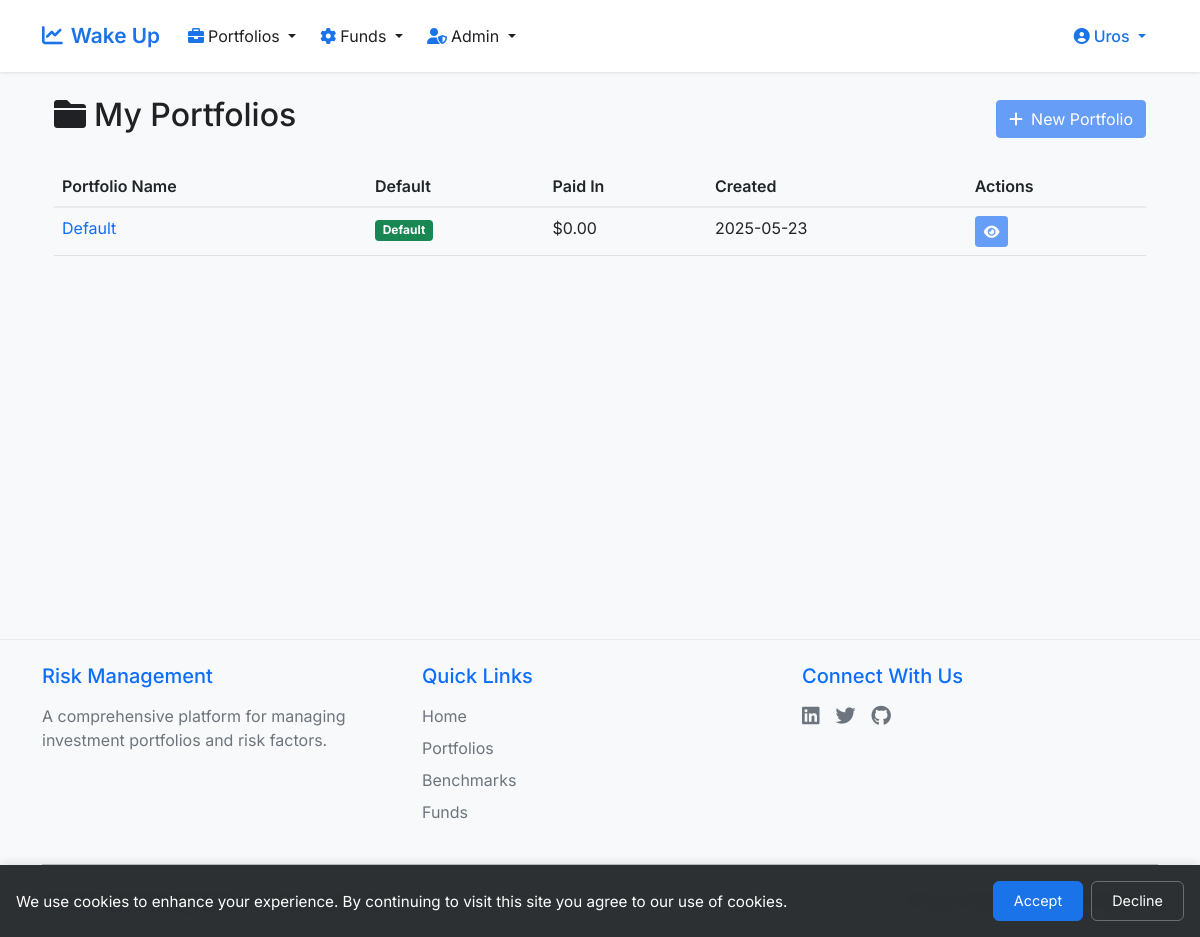
/portfolios (signed in), run on an earlier commit of the app's database.
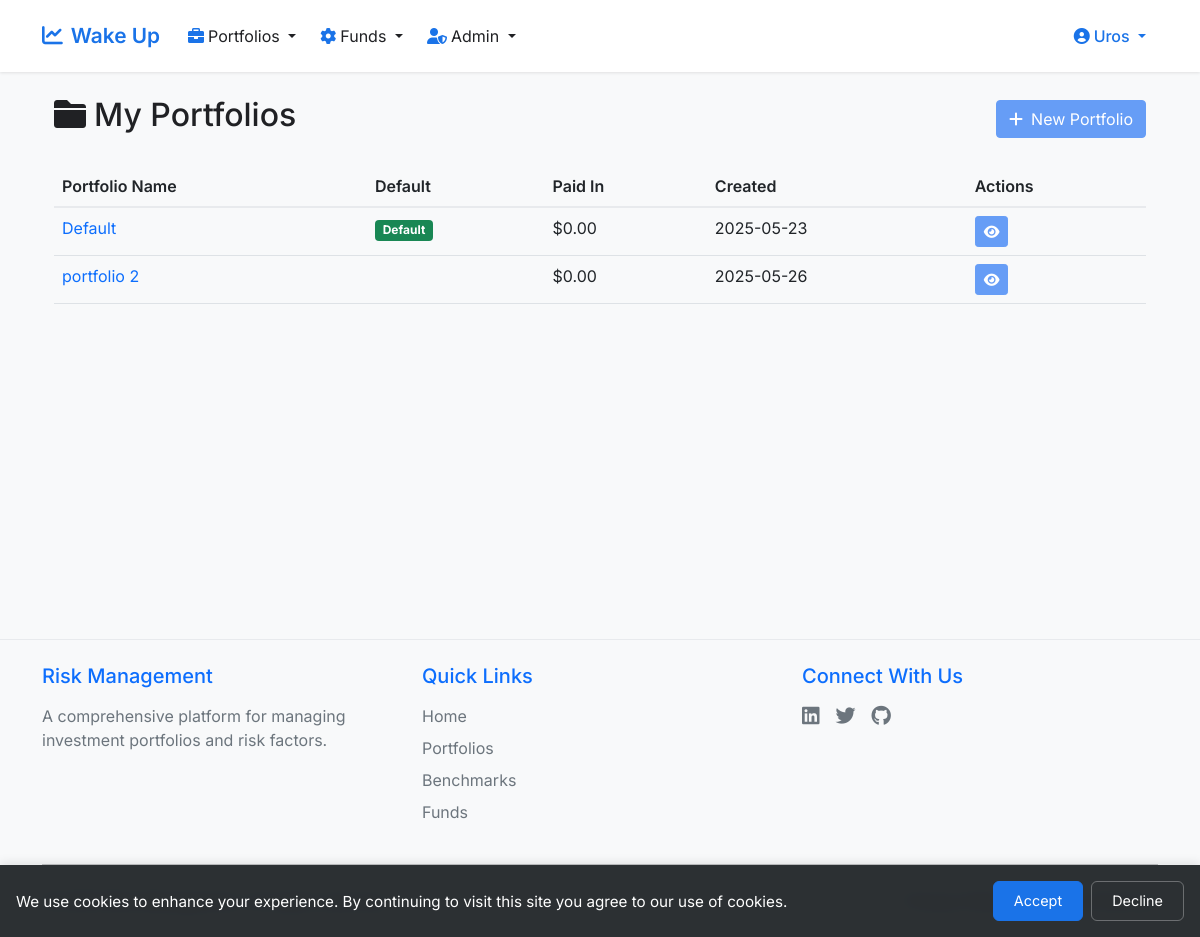
And on a later commit of the database.
### app.py (models this page shows, shortened)
class Portfolio(db.Model):
    __tablename__ = 'portfolio'
    id = db.Column(db.Integer, primary_key=True)
    portfolio_name = db.Column(db.String(20), nullable=False)
    user_id = db.Column(db.Integer, db.ForeignKey('user.id'), nullable=False)
    is_default = db.Column(db.Integer, nullable=False, default=0)
    paid_in = db.Column(db.Float, nullable=False, default=0.0)
    created_at = db.Column(db.DateTime, nullable=False, default=datetime.utcnow)
    __table_args__ = (
        db.UniqueConstraint('user_id', 'portfolio_name', name='unique_user_portfolio'),
    )

### app.py (the view)
@app.route('/portfolios')
@login_required
def get_portfolios():
    portfolios = Portfolio.query.filter_by(user_id=current_user.id).all()
    return render_template('portfolios.html', portfolios=portfolios)

### app.py (called while the page is built)
@app.after_request
def add_security_headers(response):
    response.headers['X-Content-Type-Options'] = 'nosniff'
    response.headers['X-Frame-Options'] = 'SAMEORIGIN'
    response.headers['X-XSS-Protection'] = '1; mode=block'
    response.headers['Strict-Transport-Security'] = 'max-age=31536000; includeSubDomains'
    return response

@login_manager.user_loader
def load_user(user_id):
    return User.query.get(int(user_id))

def login_required(f):
    @wraps(f)
    def decorated_function(*args, **kwargs):
        if not current_user.is_authenticated:
            return redirect(url_for('login'))
        return f(*args, **kwargs)
    return decorated_function

@app.context_processor
def inject_now():
    return {'now': datetime.utcnow()}

    def is_admin(self):
        return self.user_type == 'admin'

### templates/portfolios.html (shortened to what this page needs)
{% extends "base.html" %}
{% block content %}
<div class="container">
    <div class="d-flex justify-content-between align-items-center mb-4">
        <h2><i class="fas fa-folder me-2"></i>My Portfolios</h2>
        <a href="{{ url_for('new_portfolio') }}" class="btn btn-primary">
            <i class="fas fa-plus me-2"></i>New Portfolio
        </a>
    </div>
    <div class="table-responsive">
        <table class="table">
            <thead>
                <tr>
                    <th>Portfolio Name</th>
                    <th>Default</th>
                    <th>Paid In</th>
                    <th>Created</th>
                    <th>Actions</th>
                </tr>
            </thead>
            <tbody>
                {% for portfolio in portfolios %}
                <tr>
                    <td>
                        <a href="{{ url_for('view_portfolio', id=portfolio.id) }}" class="text-decoration-none">
                            {{ portfolio.portfolio_name }}
                        </a>
                    </td>
                    <td>
                        {% if portfolio.is_default %}
                        <span class="badge bg-success">Default</span>
                        {% endif %}
                    </td>
                    <td>${{ "%.2f"|format(portfolio.paid_in) }}</td>
                    <td>{{ portfolio.created_at.strftime('%Y-%m-%d') }}</td>
                    <td>
                        <a href="{{ url_for('view_portfolio', id=portfolio.id) }}" class="btn btn-sm btn-primary">
                            <i class="fas fa-eye"></i>
                        </a>
                    </td>
                </tr>
                {% endfor %}
            </tbody>
        </table>
    </div>
</div>
{% endblock %}

What changed in the data, as far as the page shows it:
added Portfolio: portfolio_name "portfolio 2", paid_in "0.00", created_at "2025-05-26"
